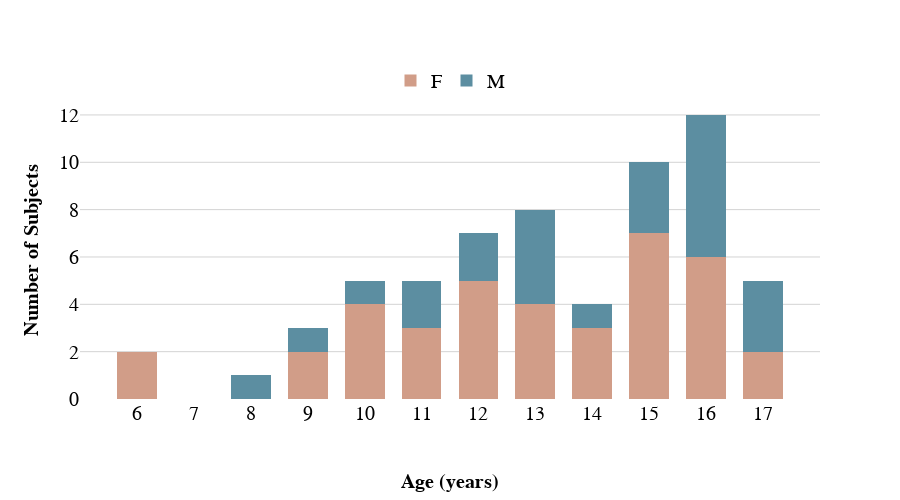

Notebook code cell kept with this figure:
### Code cell
# Plot demographics for included subjects in DWI analysis
plot_demographics(include_t2star_subjects)

### Figure 1 — Plotly figure (JSON) as saved in the notebook; plotly's stock layout.template omitted (floating-point values rounded to 4 significant figures)
{"data": [{"legendgroup": "F", "marker": {"color": "#D19D88"}, "name": "F", "opacity": 1, "type": "histogram", "x": [15, 15, 16, 14, 14, 13, 15, 12, 9, 16, 12, 11, 13, 11, 10, 15, 14, 10, 10, 11, 13, 15, 16, 15, 10, 12, 6, 12, 9, 13, 16, 12, 17, 16, 6, 16, 15, 17], "xaxis": "x", "xbins": {"size": 1}, "yaxis": "y"}, {"legendgroup": "M", "marker": {"color": "#5C8EA1"}, "name": "M", "opacity": 1, "type": "histogram", "x": [17, 15, 13, 16, 16, 17, 11, 10, 15, 12, 16, 16, 16, 16, 12, 13, 14, 13, 17, 9, 8, 11, 13, 15], "xaxis": "x", "xbins": {"size": 1}, "yaxis": "y"}], "layout": {"bargap": 0.3, "barmode": "stack", "font": {"color": "black", "family": "Arial", "size": 20}, "height": 500, "legend": {"orientation": "h", "x": 0.5, "xanchor": "center", "y": 1, "yanchor": "bottom"}, "plot_bgcolor": "white", "width": 900, "xaxis": {"anchor": "y", "domain": [0, 1], "gridwidth": 1, "range": [5, 18], "showgrid": false, "tickmode": "array", "tickvals": [6, 7, 8, 9, 10, 11, 12, 13, 14, 15, 16, 17], "title": {"font": {"family": "Arial", "size": 20, "weight": "bold"}, "standoff": 50, "text": "Age (years)"}}, "yaxis": {"anchor": "x", "domain": [0, 1], "gridcolor": "lightgrey", "gridwidth": 1, "showgrid": true, "title": {"font": {"family": "Arial", "size": 20, "weight": "bold"}, "text": "Number of Subjects"}}}}
